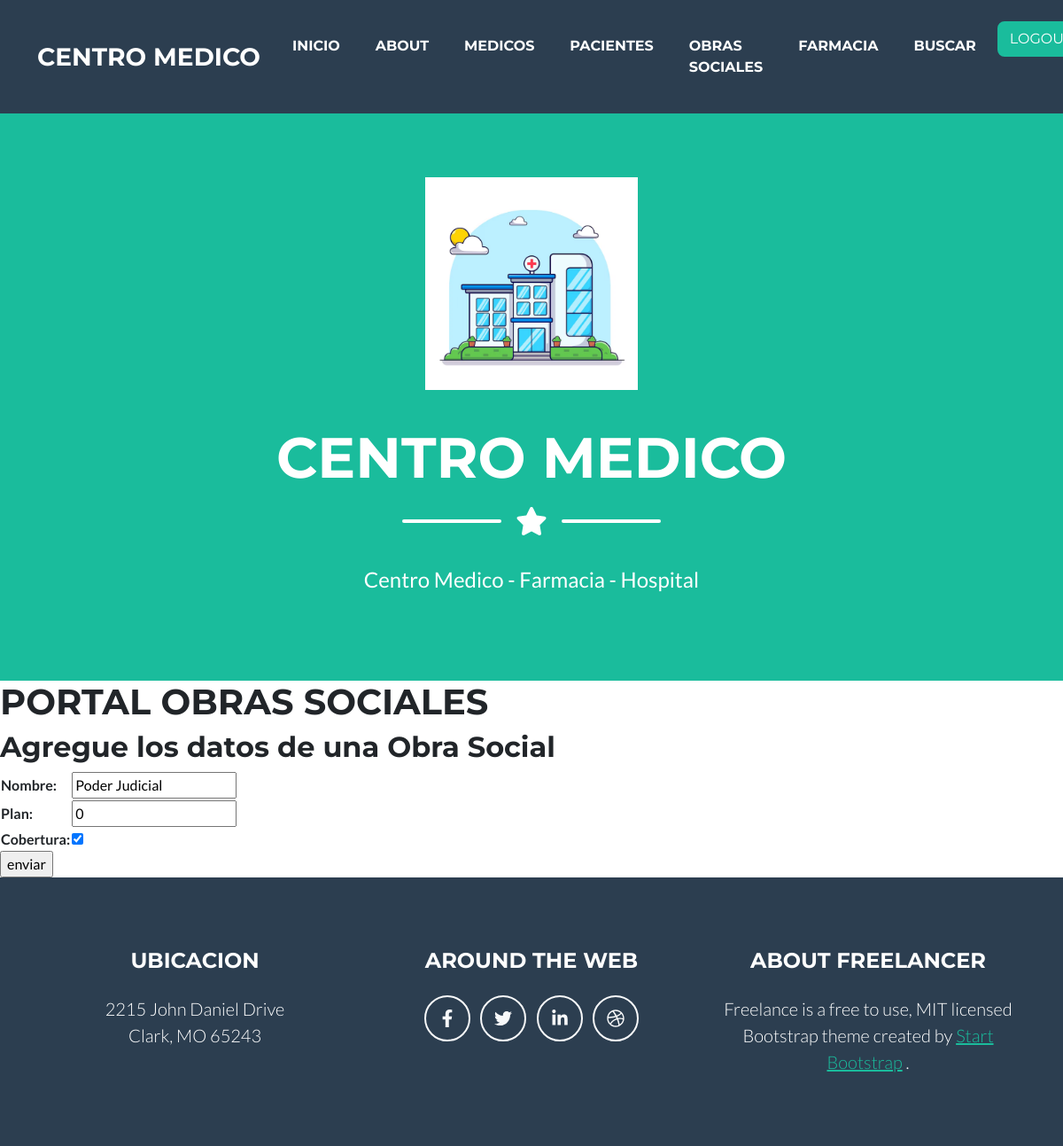
Screenshot of /osociales_update/3/ (signed in) with the database file from the repository.
### centromed/models.py (models this page shows, shortened)
class Obrasocial(models.Model):
    nombre= models.CharField (max_length=20)
    plan= models.IntegerField()
    cobertura= models.BooleanField()

### centromed/views.py (the view)
# urls.py: path("osociales_update/<pk>/", ObrasocialUpdateView.as_view(), name= "osociales_update"),
class ObrasocialUpdateView(LoginRequiredMixin, UpdateView):
    model= Obrasocial
    template_name= "centromed/osociales_update.html"
    success_url= reverse_lazy("osociales_lista")
    fields= ["nombre","plan","cobertura"]

### centromed/templates/centromed/osociales_update.html (shortened to what this page needs)
{% extends 'centromed/base.html' %}
{% block mutable %}
    <h1>PORTAL OBRAS SOCIALES</h1>
    <h2>Agregue los datos de una Obra Social</h2>
{% block main%}
<form action="" Method=POST>
        <table>
            {{form.as_table}}
        </table>
        <input type="submit" value="enviar">
</form>
{%endblock main %}
{% endblock %}

### rows the page displays
Obrasocial: nombre "Poder Judicial", plan "0", cobertura "☑"
